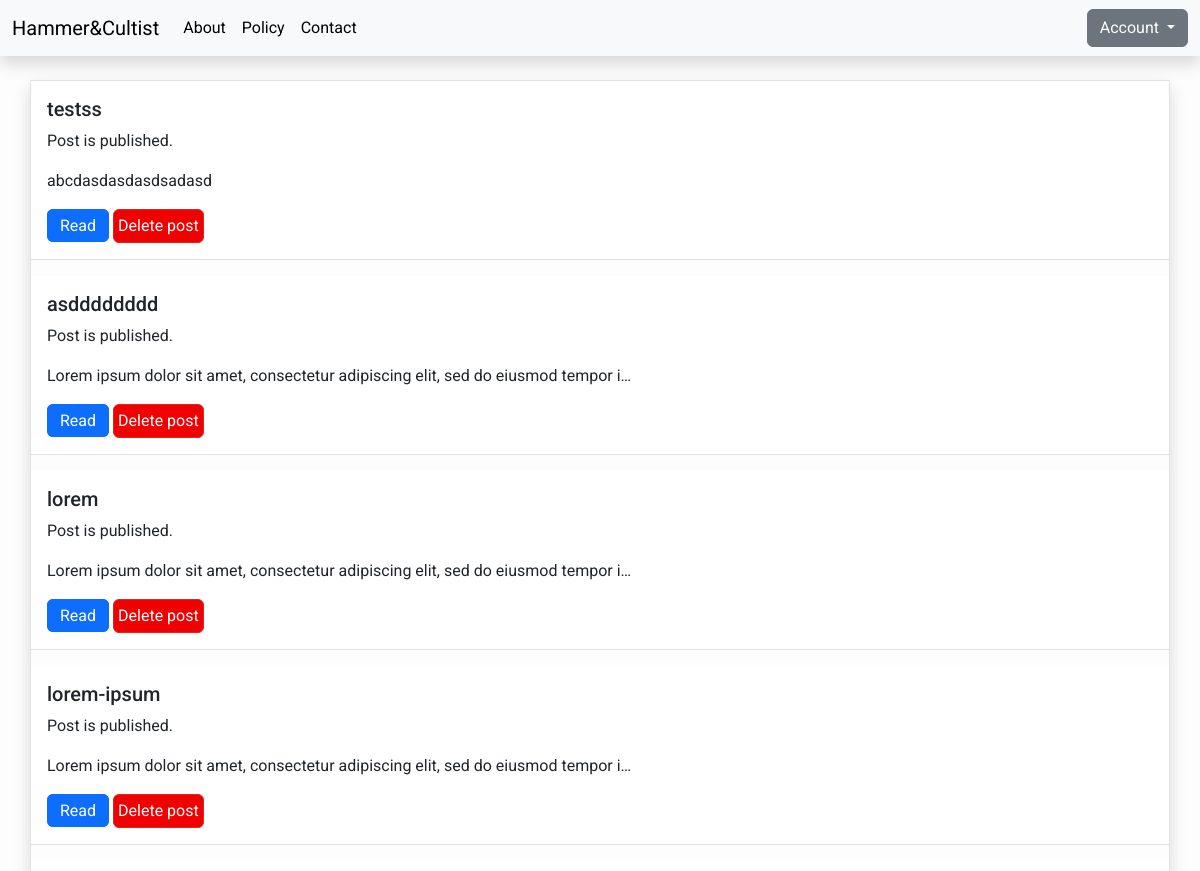
The page /user/admin/posts/ (signed in, upper part) on the database as committed earlier.
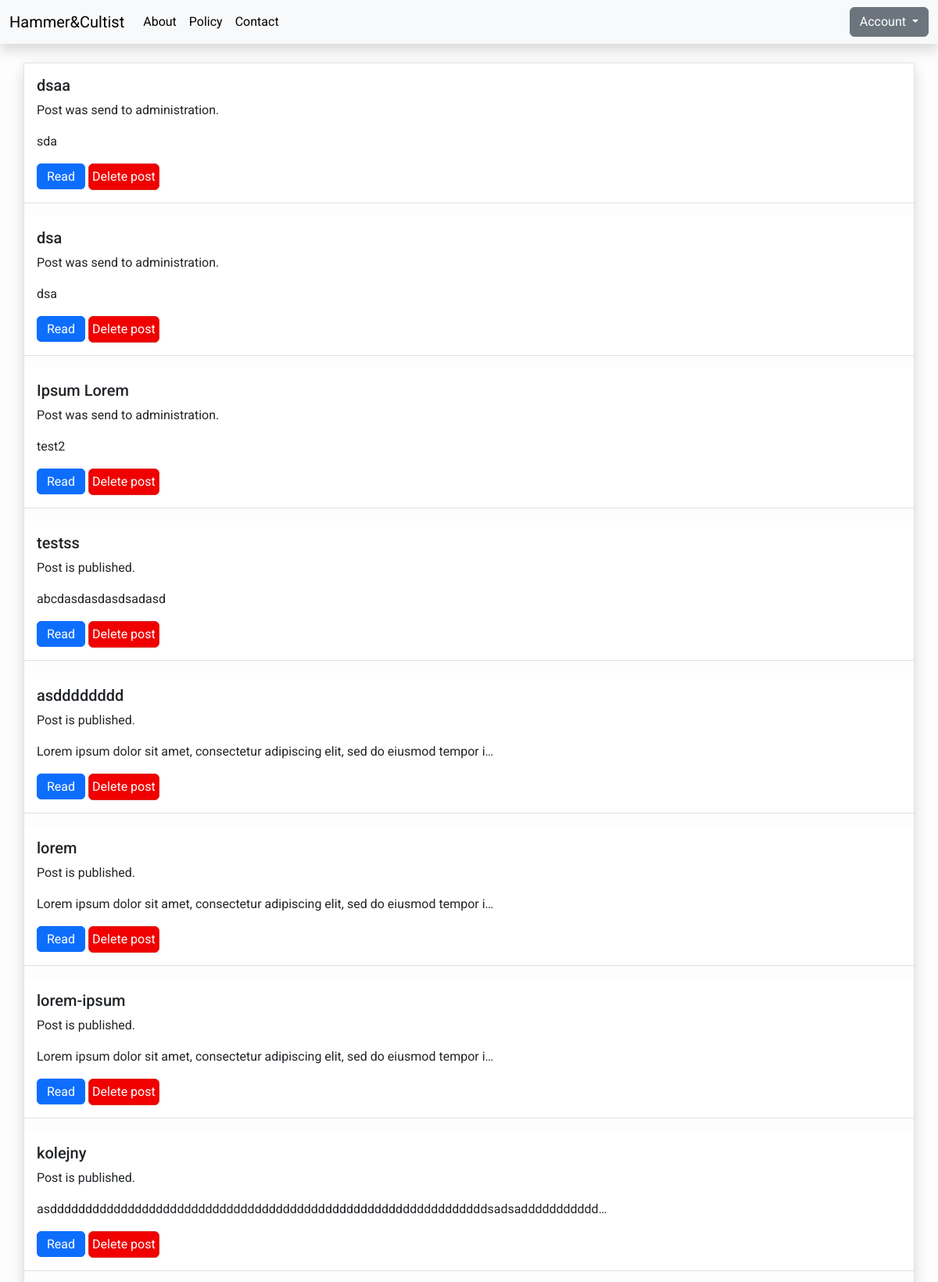
The same page on the database as committed later.
### blog/models.py (models this page shows, shortened)
class Post(models.Model):
    title = models.CharField(max_length=200, unique=True)
    slug = models.SlugField(max_length=200, unique=True)
    author = models.ForeignKey(User, on_delete=models.CASCADE, related_name="blog_posts")
    updated_on = models.DateTimeField(auto_now=True)
    image = models.ImageField(upload_to='media/featured_image/%Y/%m/%d/', default=GLOBAL_CONSTANTS["DEFAULT_THUMBNAIL_PATH"])
    content = models.TextField()
    likes = models.IntegerField(default=0)
    created_on = models.DateTimeField(auto_now_add=True)
    status = models.IntegerField(choices=STATUS, default=0)
    class Meta:
        verbose_name = ("Post")
        verbose_name_plural = ("Posts")
        ordering = ['-created_on']

### user/views.py (the view)
# urls.py: path("<str:username>/posts/", views.UserPosts.as_view(), name="user-posts"),
class UserPosts(LoginRequiredMixin, generic.ListView):
    template_name = "user/user_posts.html"
    def dispatch(self, request: HttpRequest, *args, **kwargs):
        try:
            user = User.objects.filter(
                username=self.kwargs["username"], pk=request.user.pk
            ).get()
        except User.DoesNotExist:
            return HttpResponse("Forbidden resource", status=403)
        return super().dispatch(request, *args, **kwargs)
    def get_queryset(self) -> QuerySet[Any]:
        user = self.kwargs["username"]
        queryset = Post.objects.filter(author_id__username=user).order_by("-created_on")
        return queryset

### templates/user/user_posts.html (shortened to what this page needs)
{% extends "base.html" %}
{% block content %}
<section class="container my-posts h-75 overflow-y-auto overflow-x-hidden mb-2 mt-4 shadow border border-gray g-0">
    <div class="row g-0">
        {% for post in post_list %}
        <div class="col-12 pb-3">
            <div class="rounded-0 border-0 border-bottom card shadow-none h-100">
                <div class="row g-0">
                    <div class="col">
                        <div class="card-body d-flex flex-column h-100">
                            <h2 class="card-title fs-5">{{ post.title }}</h2>
                            <p class="card-text">
                                {% if post.status == 1 %}
                                    Post is published.
                                {% elif post.status == 2 %}
                                    Post was send to administration.
                                {% else %}
                                    Draft.
                                {% endif %}
                            </p>
                            <p class="card-text">{{post.content|slice:":80" }}{% if post.content|length > 79 %}&hellip;{% endif %}</p>
                            <div>
                                {% if post.status == 0 %}
                                <a href="{% url 'edit-post' user.username post.pk  %}" class="btn btn-primary align-self-baseline d-inline">Edit</a>
                                {% else %}
                                <a href="{% url 'post-detail' post.slug  %}" class="btn btn-primary align-self-baseline d-inline">Read</a>
                                {% endif %}
                                <button onclick="remove_post(this ,'{{ user.username }}', '{{post.pk}}')" class="btn btn-danger p-1 align-self-baseline d-inline">Delete post</button>
                            </div>
                        </div>
                    </div>
                </div>
            </div>
        </div>
        {% endfor %}
    </div>
</section>
{% load static %}
{% endblock content %}

### templates/base.html (shortened to what this page needs)
<!DOCTYPE html>
<html style="height: 100%;">
{% load static %}
    <head>
        <link href="https://cdn.jsdelivr.net/npm/bootstrap@5.3.2/dist/css/bootstrap.min.css" rel="stylesheet">
        <link rel="stylesheet" href="{% static 'css/main-style.css' %}">
    </head>
    <body class="h-100 d-flex flex-column">
        <nav class="navbar navbar-expand-lg navbar-light bg-light shadow sticky-top" id="mainNav">
            <div class="container-fluid">
                <a class="navbar-brand" href="{% url 'home' %}">Hammer&Cultist</a>
                <div class="collapse navbar-collapse justify-content-between" id="navbarResponsive">
                    <ul class="navbar-nav ml-auto">
                        <li class="nav-item">
                            <a class="nav-link text-black font-weight-bold" href="#">About</a>
                        </li>
                        <li class="nav-item">
                            <a class="nav-link text-black font-weight-bold" href="#">Policy</a>
                        </li>
                        <li class="nav-item">
                            <a class="nav-link text-black font-weight-bold" href="#">Contact</a>
                        </li>
                    </ul>
                    {% if user.is_authenticated %}
                    <div class="d-none d-lg-inline">
                        <div class="dropdown">
                            <button class="btn btn-secondary dropdown-toggle text-white" type="button" data-bs-toggle="dropdown" aria-expanded="false">
                              Account
                            </button>
                        </div>
                    </div>
                    {% endif %}
                </div>
            </div>
        </nav>
        {% block content %}{% endblock content %}
    </body>
</html>

### static/css/main-style.css (style rules this page uses)
body { font-family: "Roboto", sans-serif; background-color: #fdfdfd; }
.btn-danger { color: #fff; background-color: #f00000; border-color: #dc281e; }

Rows that differ between the two databases and show on the page:
added Post: title "dsaa", status "Post was send to administration.", content "sda"
added Post: title "dsa", status "Post was send to administration.", content "dsa"
added Post: title "Ipsum Lorem", status "Post was send to administration.", content "test2"
now on this page (row unchanged): Post: title "kolejny", status "Post is published.", content "asddddddddddddddddddddddddddddddddddddddddddddddddddddddddddddddsadsaddddddddddd"
